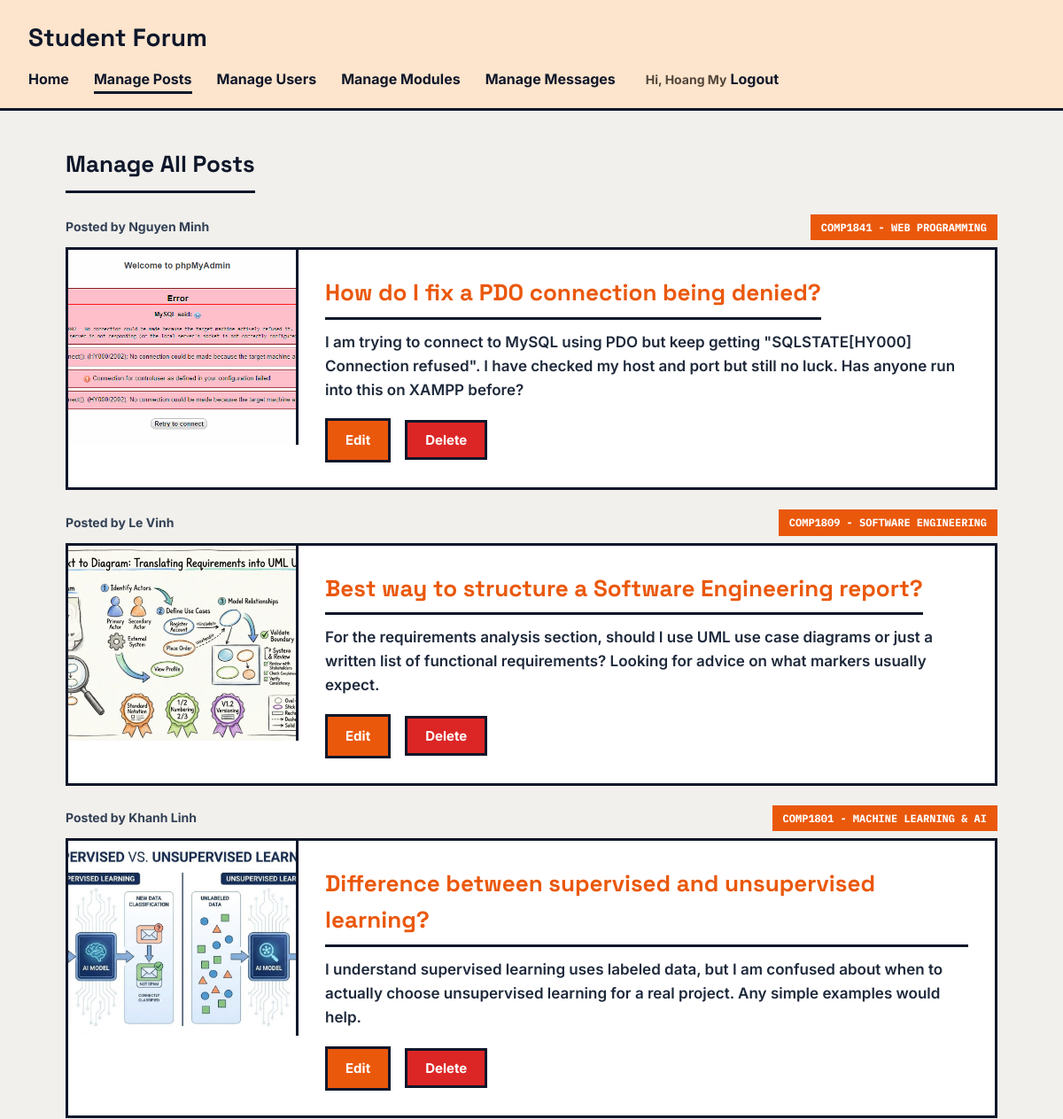
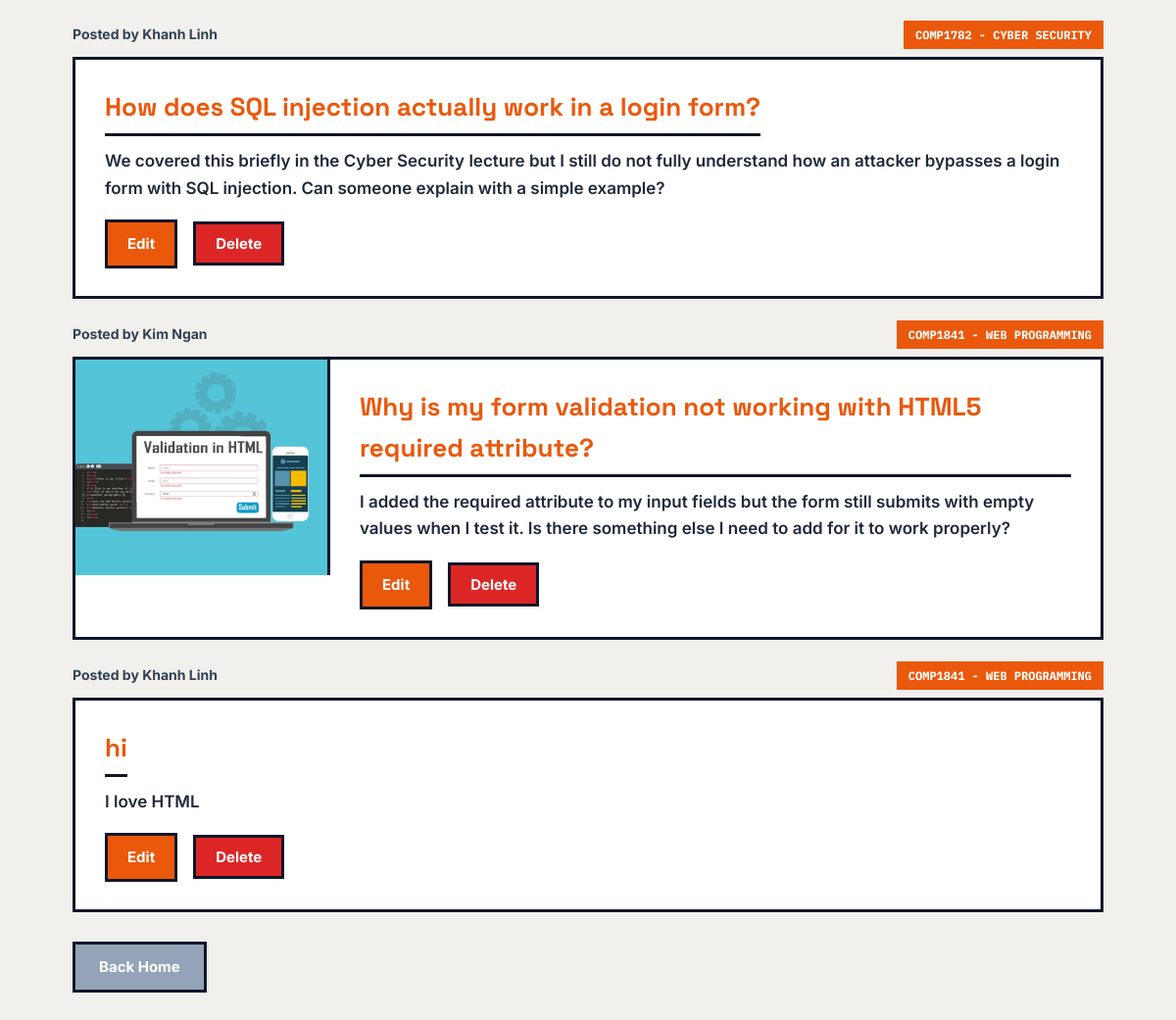
Page /post_list.php (signed in) on the committed database (2 pictures, top to bottom).
### tables this page shows
CREATE TABLE `posts` (
  `id` int(11) NOT NULL,
  `title` varchar(200) NOT NULL,
  `content` text DEFAULT NULL,
  `image` varchar(255) DEFAULT NULL,
  `user_id` int(11) NOT NULL,
  `module_id` int(11) NOT NULL,
  `created_at` timestamp NOT NULL DEFAULT current_timestamp()
);

CREATE TABLE `users` (
  `id` int(11) NOT NULL,
  `username` varchar(100) NOT NULL,
  `email` varchar(150) NOT NULL,
  `password` varchar(255) NOT NULL DEFAULT '',
  `role` varchar(20) NOT NULL DEFAULT 'student'
);

CREATE TABLE `modules` (
  `id` int(11) NOT NULL,
  `module_name` varchar(100) NOT NULL
);

### post_list.php (called while the page is built, shortened)
<?php
require 'includes/db_connect.php';
require 'includes/functions.php';
if (isAdmin()) {
    $stmt = $pdo->query("SELECT posts.*, users.username, modules.module_name
                          FROM posts
                          JOIN users ON posts.user_id = users.id
                          JOIN modules ON posts.module_id = modules.id");
}
$posts = $stmt->fetchAll(PDO::FETCH_ASSOC);
include 'templates/header.php';
include 'templates/post_list_view.php';
include 'templates/footer.php';
?>

### includes/functions.php (called while the page is built, shortened)
<?php
function isLoggedIn() {
    return isset($_SESSION['user_id']);
}
function isAdmin() {
    return isLoggedIn() && $_SESSION['role'] == 'admin';
}
?>

### templates/post_list_view.php (the view, shortened to what this page needs)
<h1><?php echo isAdmin() ? 'Manage All Posts' : 'My Posts'; ?></h1>
<?php if (empty($posts)): ?>
    <p style="color:#6B7A88; font-weight:700; font-size:16px; margin-bottom:30px;">
        <?php if (isAdmin()): ?>
            No posts have been submitted yet.
        <?php else: ?>
            No posts yet. <a href="post_add.php" style="color:#EA580C;">Create your first post</a>
        <?php endif; ?>
    </p>
<?php else: ?>
    <div class="feed">
        <?php foreach ($posts as $post): ?>
            <div class="feed-item">
                <div class="feed-meta">
                    <span>Posted by <strong><?php echo htmlspecialchars($post['username']); ?></strong></span>
                    <span class="module-tag"><?php echo htmlspecialchars($post['module_name']); ?></span>
                </div>
                <div class="feed-card">
                    <?php if ($post['image']): ?>
                        <img src="uploads/<?php echo htmlspecialchars($post['image']); ?>" class="feed-image" alt="Image for post: <?php echo htmlspecialchars($post['title']); ?>">
                    <?php endif; ?>
                    <div class="feed-body">
                        <h3><?php echo htmlspecialchars($post['title']); ?></h3>
                        <p><?php echo htmlspecialchars($post['content']); ?></p>
                        <?php if (isAdmin() || $post['user_id'] == $_SESSION['user_id']): ?>
                            <div style="margin-top:12px;">
                                <a class="action-link" href="post_edit.php?id=<?php echo $post['id']; ?>">Edit</a>
                                <form method="POST" action="post_delete.php" style="display:inline;" onsubmit="return confirm('Delete this post?')">
                                    <button type="submit" class="action-link delete" style="font-family:inherit;cursor:pointer;">Delete</button>
                                </form>
                            </div>
                        <?php endif; ?>
                    </div>
                </div>
            </div>
        <?php endforeach; ?>
    </div>
<?php endif; ?>
<div style="margin-top:30px; display:flex; gap:12px;">
    <a href="index.php" class="btn" style="background:#94A3B8;">Back Home</a>
</div>

### style.css (style rules this page uses)
* { box-sizing: border-box; }
body { margin: 0; font-family: 'Inter', sans-serif; font-size: 16px; font-weight: 600; background: #F1F0EC; color: #0F172A; line-height: 1.6; }
h1, h2, h3 { font-family: 'Space Grotesk', sans-serif; font-weight: 700; color: #0F172A; margin: 0 0 0.6em; }
h1 { display: inline-block; font-size: 26px; padding-bottom: 8px; border-bottom: 3px solid #0F172A; margin-bottom: 24px; }
a { color: #EA580C; text-decoration: none; font-weight: 700; }
.feed { display: flex; flex-direction: column; gap: 22px; }
.feed-item { display: flex; flex-direction: column; }
.feed-meta { display: flex; align-items: center; justify-content: space-between; margin-bottom: 8px; font-size: 14px; font-weight: 700; color: #334155; }
.feed-card { background: #FFFFFF; border: 3px solid #0F172A; overflow: hidden; display: flex; }
.feed-image { width: 260px; min-width: 260px; height: 220px; object-fit: cover; display: block; border-right: 3px solid #0F172A; }
.feed-body { padding: 28px 30px; display: flex; flex-direction: column; flex-grow: 1; }
.feed-body h3 { display: inline-block; align-self: flex-start; margin: 0 0 12px; padding-bottom: 6px; font-size: 26px; color: #EA580C; border-bottom: 3px solid #0F172A; }
.feed-body p { font-size: 17px; font-weight: 600; color: #1E293B; margin: 0; }
.module-tag { display: inline-block; font-family: 'IBM Plex Mono', monospace; font-weight: 700; font-size: 12px; background: #EA580C; color: #FFFFFF; padding: 5px 12px; text-transform: uppercase; white-space: nowrap; }
.btn { display: inline-block; background: #EA580C; color: #FFFFFF; border: 3px solid #0F172A; padding: 11px 24px; border-radius: 0; font-size: 15px; font-weight: 700; cursor: pointer; text-decoration: none; }
.action-link { display: inline-block; margin-right: 12px; margin-top: 6px; padding: 10px 20px; font-size: 15px; font-weight: 700; color: #FFFFFF; background: #EA580C; border: 3px solid #0F172A; text-decoration: none; }
.action-link.delete { color: #FFFFFF; background: #DC2626; }

### rows in the picture
posts: user.username "Nguyen Minh", module.module_name "COMP1841 - WEB PROGRAMMING", image (picture), title "How do I fix a PDO connection being denied?", content "I am trying to connect to MySQL using PDO but keep getting \"SQLSTATE[HY000] Connection refused\". I have checked my host and port but still no luck. Has anyone run into this on XAMPP before?"
posts: user.username "Le Vinh", module.module_name "COMP1809 - SOFTWARE ENGINEERING", image (picture), title "Best way to structure a Software Engineering report?", content "For the requirements analysis section, should I use UML use case diagrams or just a written list of functional requirements? Looking for advice on what markers usually expect."
posts: user.username "Khanh Linh", module.module_name "COMP1801 - MACHINE LEARNING & AI", image (picture), title "Difference between supervised and unsupervised learning?", content "I understand supervised learning uses labeled data, but I am confused about when to actually choose unsupervised learning for a real project. Any simple examples would help."
posts: user.username "Khanh Linh", module.module_name "COMP1782 - CYBER SECURITY", title "How does SQL injection actually work in a login form?", content "We covered this briefly in the Cyber Security lecture but I still do not fully understand how an attacker bypasses a login form with SQL injection. Can someone explain with a simple example?"
posts: user.username "Kim Ngan", module.module_name "COMP1841 - WEB PROGRAMMING", image (picture), title "Why is my form validation not working with HTML5 required attribute?", content "I added the required attribute to my input fields but the form still submits with empty values when I test it. Is there something else I need to add for it to work properly?"
posts: user.username "Khanh Linh", module.module_name "COMP1841 - WEB PROGRAMMING", title "hi", content "I love HTML"

### other values in the picture
$_SESSION['username'] "Hoang My"
